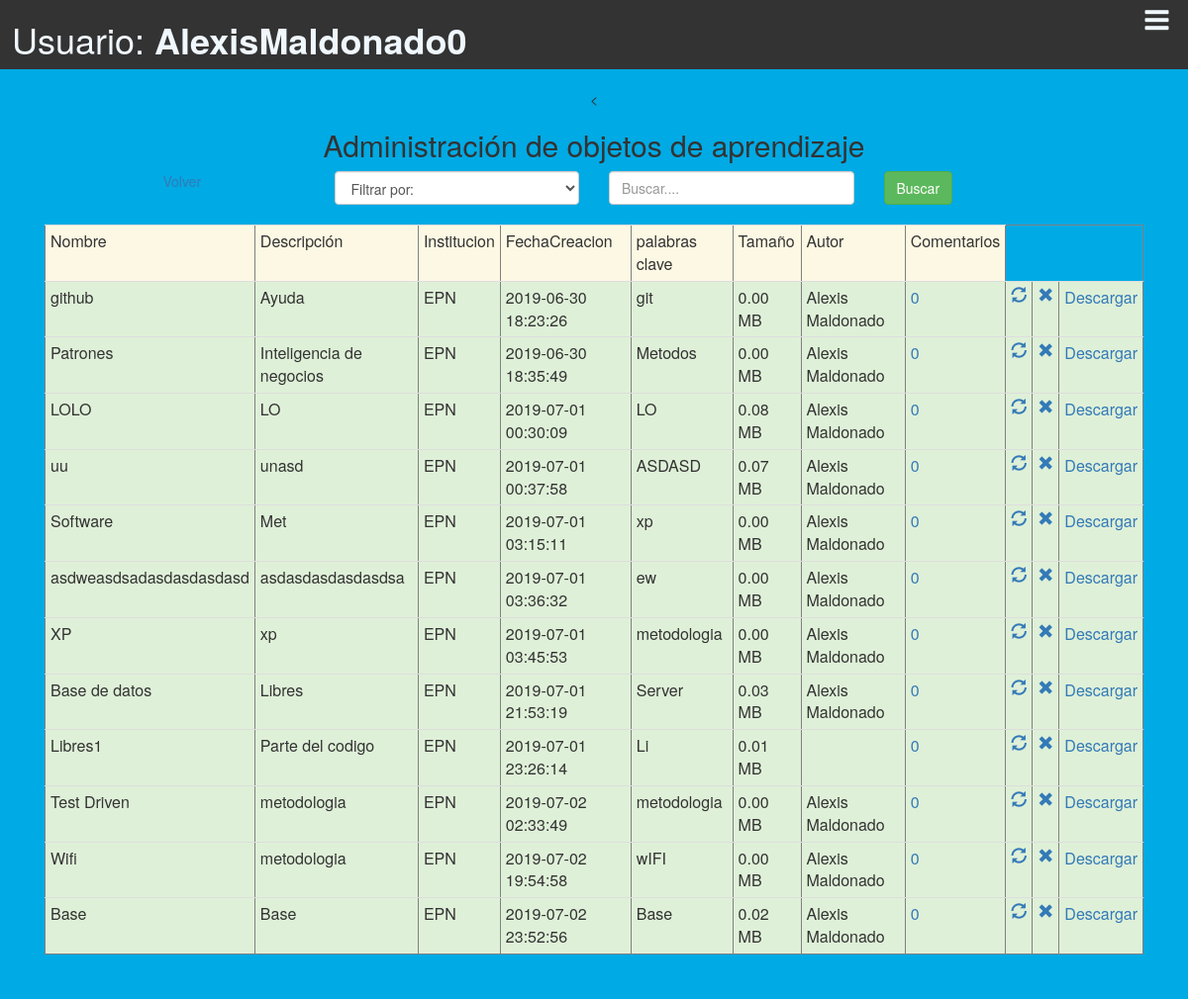
Page /aplicacion/modulos_administrador/adm_ejecutar_buscar.php (signed in) on the committed database.
### tables this page shows
CREATE TABLE `objeto_aprendizaje` (
  `idobjeto_aprendizaje` int(11) NOT NULL,
  `nombre` varchar(45) DEFAULT NULL,
  `descripcion` varchar(500) DEFAULT NULL,
  `id_usuario` int(11) DEFAULT NULL,
  `institucion` varchar(45) DEFAULT NULL,
  `fechaCreacion` timestamp NOT NULL DEFAULT CURRENT_TIMESTAMP,
  `palabras_clave` varchar(500) DEFAULT NULL,
  `tamanio` varchar(45) DEFAULT NULL,
  `ruta` varchar(45) DEFAULT NULL,
  `materia` varchar(50) DEFAULT NULL,
  `tipo_repo` int(2) DEFAULT NULL,
  `descarga` int(11) DEFAULT NULL,
  `Privado` varchar(3) DEFAULT NULL,
  `Publico` varchar(3) DEFAULT NULL,
  `direcurl` varchar(100) DEFAULT NULL
);

CREATE TABLE `profesor` (
  `idprofesor` int(11) NOT NULL,
  `ci` varchar(10) DEFAULT NULL,
  `nombres` varchar(45) DEFAULT NULL,
  `apellidos` varchar(45) DEFAULT NULL,
  `id_departamento` int(11) DEFAULT NULL,
  `id_facultad` int(11) DEFAULT NULL,
  `mail` varchar(45) DEFAULT NULL,
  `id_usuario` int(11) DEFAULT NULL,
  `fecha_nacimiento` varchar(45) DEFAULT NULL,
  `genero` varchar(1) DEFAULT NULL,
  `ciudad` varchar(10) DEFAULT NULL,
  `domicilio` varchar(60) DEFAULT NULL,
  `celular` varchar(15) DEFAULT NULL,
  `convencional` varchar(15) DEFAULT NULL
);

### aplicacion/clases_negocio/funciones_oa_profesor.php (called while the page is built, shortened)
<?php
function obtener_tipo_usuario_con_id($id_usuario){
    $conexion = new Conexion();
    $statement = 'select * from usuario where idUsuario=?';
    $consulta = $conexion->prepare($statement);
    $consulta->setFetchMode(PDO::FETCH_ASSOC);
    $consulta->execute([$id_usuario]);
    if ($consulta->rowCount() != 0) {
        $fila = $consulta->fetch();
        $tipo_usuario = $fila['tipo_usuario'];
    }
    if (isset($tipo_usuario)) {
        return $tipo_usuario;
    } else {
        return null;
    }
}
function obtener_id_profesor_con_id_usuario($id_usuario) {
    $conexion = new Conexion();
    $statement = 'select pro.idprofesor from usuario as us, profesor as pro where us.idUsuario=pro.id_usuario and us.idUsuario=?';
    $consulta = $conexion->prepare($statement);
    $consulta->setFetchMode(PDO::FETCH_ASSOC);
    $consulta->execute([$id_usuario]);
    if ($consulta->rowCount() != 0) {
        $fila = $consulta->fetch();
        $id_profesor = $fila['idprofesor'];
    }
    if (isset($id_profesor)) {
        return $id_profesor;
    } else {
        return null;
    }
}
function obtener_profesor_como_arreglo($id_profesor) {
    $conexion = new Conexion();
    $statement = 'select * from profesor where idprofesor=?';
    $consulta = $conexion->prepare($statement);
    $consulta->setFetchMode(PDO::FETCH_ASSOC);
    $consulta->execute([$id_profesor]);
    if ($consulta->rowCount() != 0) {
        $fila = $consulta->fetch();
    }
    if (isset($fila)) {
        return $fila;
    } else {
        return null;
    }
}
function obtener_nro_comentarios_oa($id_objeto_aprendizaje) {
    $conexion = new Conexion();
    $statement = 'select count(*) as nro_comentarios from objeto_aprendizaje as oa, comentario as c where oa.idobjeto_aprendizaje=c.id_objeto_aprendizaje and c.id_objeto_aprendizaje=?';
    $consulta = $conexion->prepare($statement);
    $consulta->setFetchMode(PDO::FETCH_ASSOC);
    $consulta->execute([$id_objeto_aprendizaje]);
    if ($consulta->rowCount() != 0) {
        $fila = $consulta->fetch();
        $id_profesor = $fila['nro_comentarios'];
    }
    if (isset($id_profesor)) {
        return $id_profesor;
    } else {
        return null;
    }
}
?>

### aplicacion/modulos_administrador/adm_ejecutar_buscar.php (the view, shortened to what this page needs)
<!DOCTYPE html>
<html xmlns="http://www.w3.org/1999/xhtml" lang="es">
    <head>
        <link rel="stylesheet" href="../../plugins/bootstrap/css/Profesor.css">
        <link rel="stylesheet" href="../../css/fontello.css">
        <link rel="stylesheet" href="../../plugins/bootstrap/css/bootstrap.min.css"></link>
    </head>
<body style="background-color:#00aae4;">
<header>
       <div class="Menu-Vertical">
          <h1>Usuario: <strong><?php echo $_SESSION['usuario'] ?></strong></h1>
          <label class="icon-menu" for="menu-bar"></label>
       </div>
   </header>
<main>
<div class="container-fluid text-center">
    <section id="banner_pr">
    <<div class="container-fluid text-center">
        <div class="col-sm-12 text-center">
                    <h2> Administración de objetos de aprendizaje</h2>
                    <form action="../modulos_administrador/adm_ejecutar_buscar.php" method="post" enctype="multipart/form-data">
                        <div class="col-md-3">
                            <a href="../modulos_administrador/adm_buscar.php">Volver</a>
                        </div>
                        <div class="col-md-3 text-left ">
                        <select class= "form-control" name="tipo_criterio" dir="ltr" required>
                                <option value="">Filtrar por:</option>
                            </select></br>
                        </div>
                        <div class="col-md-3 text-center">
                            <input type="text" class="form-control" id="criterio_busqueda" placeholder="Buscar...." name="criterio_busqueda" required></br>
                        </div>
                        <div class="col-md-3 text-left">
                            <button id="registrar" type="submit" class="btn btn-success">Buscar</button>
                        </div>
                    </form>
                    <?php
                    require '../clases_negocio/funciones_oa_profesor.php';
                    $statement = 'select * from objeto_aprendizaje';
                    $conexion = new Conexion();
                    $consulta = $conexion->prepare($statement);
                    $consulta->setFetchMode(PDO::FETCH_ASSOC);
                    $consulta->execute();
                    echo '<table border ="1|1" class="table table-condensed";>';
                    echo '<tr class="warning">';
                    echo '<td>Nombre</td>';
                    echo '<td>Descripción</td>';
                    echo '<td>Institucion</td>';
                    echo '<td>FechaCreacion</td>';
                    echo '<td>palabras clave</td>';
                    echo '<td>Tamaño</td>';
                    echo '<td>Autor</td>';
                    echo '<td>Comentarios</td>';
                    echo "</tr>";
                    if ($consulta->rowCount() != 0) {
                        while ($row = $consulta->fetch()) {
                            echo '<tr class="success">';
                            echo '<td>' . $row['nombre'] . '</td>';
                            echo '<td>' . $row['descripcion'] . '</td>';
                            echo '<td>' . $row['institucion'] . '</td>';
                            echo '<td>' . $row['fechaCreacion'] . '</td>';
                            echo '<td>' . $row['palabras_clave'] . '</td>';
                            echo '<td>' . number_format($row['tamanio'] / 1e6, 2, '.', '') . ' MB' . '</td>';
                            if (obtener_tipo_usuario_con_id($row['id_usuario']) == 'ADM') {
                                echo '<td>ADMINISTRADOR</td>';
                            } else {
                                $profesor = obtener_profesor_como_arreglo(obtener_id_profesor_con_id_usuario($row['id_usuario']));
                                echo '<td>' . $profesor['nombres'] . ' ' . $profesor['apellidos'] . '</td>';
                            }
                            echo '<td><a href="adm_comentarios.php?id=' . $row['idobjeto_aprendizaje'] . '">' . obtener_nro_comentarios_oa($row['idobjeto_aprendizaje']) . '</a></td>';
                            echo '<td><a href="adm_actualizar_oa.php?id=' . $row['idobjeto_aprendizaje'] . '"><span class="glyphicon glyphicon-refresh"></a></td>';
                            echo "<td><a onClick=\"javascript: return confirm('Realmente desea eliminar el objeto de aprendizaje?');\" href='adm_buscar.php?id=" . $row['idobjeto_aprendizaje'] . "&idborrar=2'><span class='glyphicon glyphicon-remove'></a></td>";
                            echo '<td><a href="' . $row['ruta'] . '">Descargar</a></td>';
                            echo '</tr>';
                        }
                    }
                    echo '</table>';
                    ?>
                </div>
            </div>
        </div>
</main>
    </body>
</html>

### rows in the picture
objeto_aprendizaje: nombre "github", descripcion "Ayuda", institucion "EPN", fechaCreacion "2019-06-30 18:23:26", palabras_clave "git", $row['tamanio']/1e6 "0.00", id_usuario.nombres "Alexis", id_usuario.apellidos "Maldonado", idobjeto_aprendizaje "0"
objeto_aprendizaje: nombre "Patrones", descripcion "Inteligencia de negocios", institucion "EPN", fechaCreacion "2019-06-30 18:35:49", palabras_clave "Metodos", $row['tamanio']/1e6 "0.00", id_usuario.nombres "Alexis", id_usuario.apellidos "Maldonado", idobjeto_aprendizaje "0"
objeto_aprendizaje: nombre "LOLO", descripcion "LO", institucion "EPN", fechaCreacion "2019-07-01 00:30:09", palabras_clave "LO", $row['tamanio']/1e6 "0.08", id_usuario.nombres "Alexis", id_usuario.apellidos "Maldonado", idobjeto_aprendizaje "0"
objeto_aprendizaje: nombre "uu", descripcion "unasd", institucion "EPN", fechaCreacion "2019-07-01 00:37:58", palabras_clave "ASDASD", $row['tamanio']/1e6 "0.07", id_usuario.nombres "Alexis", id_usuario.apellidos "Maldonado", idobjeto_aprendizaje "0"
objeto_aprendizaje: nombre "Software", descripcion "Met", institucion "EPN", fechaCreacion "2019-07-01 03:15:11", palabras_clave "xp", $row['tamanio']/1e6 "0.00", id_usuario.nombres "Alexis", id_usuario.apellidos "Maldonado", idobjeto_aprendizaje "0"
objeto_aprendizaje: nombre "asdweasdsadasdasdasdasd", descripcion "asdasdasdasdasdsa", institucion "EPN", fechaCreacion "2019-07-01 03:36:32", palabras_clave "ew", $row['tamanio']/1e6 "0.00", id_usuario.nombres "Alexis", id_usuario.apellidos "Maldonado", idobjeto_aprendizaje "0"
objeto_aprendizaje: nombre "XP", descripcion "xp", institucion "EPN", fechaCreacion "2019-07-01 03:45:53", palabras_clave "metodologia", $row['tamanio']/1e6 "0.00", id_usuario.nombres "Alexis", id_usuario.apellidos "Maldonado", idobjeto_aprendizaje "0"
objeto_aprendizaje: nombre "Base de datos", descripcion "Libres", institucion "EPN", fechaCreacion "2019-07-01 21:53:19", palabras_clave "Server", $row['tamanio']/1e6 "0.03", id_usuario.nombres "Alexis", id_usuario.apellidos "Maldonado", idobjeto_aprendizaje "0"
objeto_aprendizaje: nombre "Libres1", descripcion "Parte del codigo", institucion "EPN", fechaCreacion "2019-07-01 23:26:14", palabras_clave "Li", $row['tamanio']/1e6 "0.01", idobjeto_aprendizaje "0"
objeto_aprendizaje: nombre "Test Driven", descripcion "metodologia", institucion "EPN", fechaCreacion "2019-07-02 02:33:49", palabras_clave "metodologia", $row['tamanio']/1e6 "0.00", id_usuario.nombres "Alexis", id_usuario.apellidos "Maldonado", idobjeto_aprendizaje "0"
objeto_aprendizaje: nombre "Wifi", descripcion "metodologia", institucion "EPN", fechaCreacion "2019-07-02 19:54:58", palabras_clave "wIFI", $row['tamanio']/1e6 "0.00", id_usuario.nombres "Alexis", id_usuario.apellidos "Maldonado", idobjeto_aprendizaje "0"
objeto_aprendizaje: nombre "Base", descripcion "Base", institucion "EPN", fechaCreacion "2019-07-02 23:52:56", palabras_clave "Base", $row['tamanio']/1e6 "0.02", id_usuario.nombres "Alexis", id_usuario.apellidos "Maldonado", idobjeto_aprendizaje "0"

### other values in the picture
$_SESSION['usuario'] "AlexisMaldonado0"
